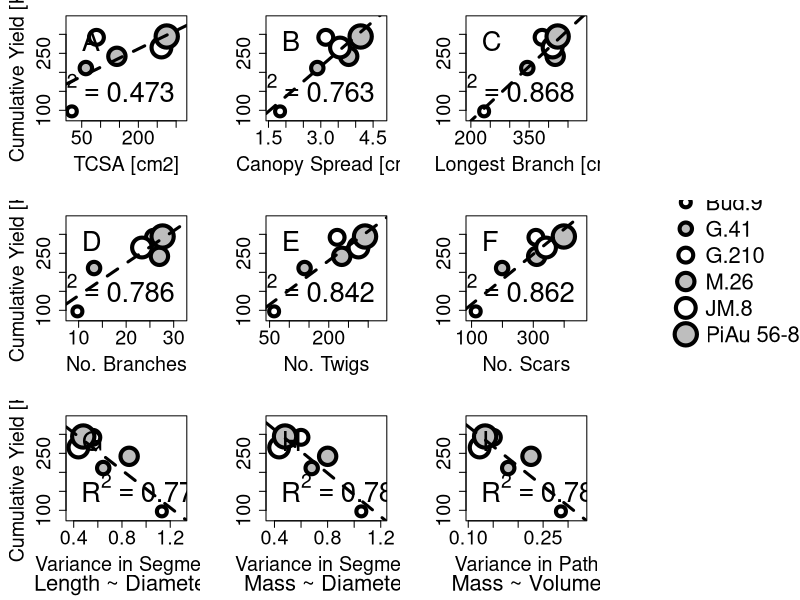
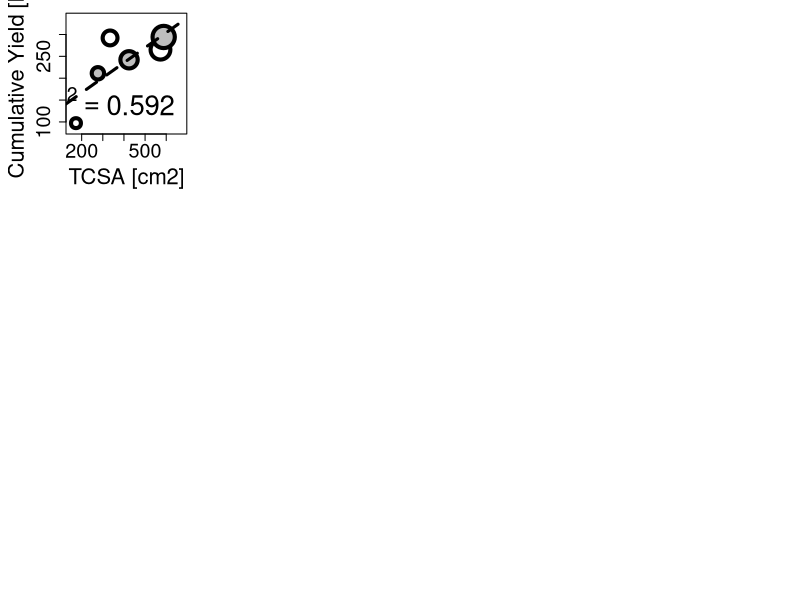

Write R code to recreate these figures, in order. (Note: this script raises an error after producing the figures.)
# This script generates figures for yield ~ morphologies from yield-morph.csv.

gen_fig <- function(x, x_lab, R2, position, letter,
                    y = sig_data$avg_cum_yield, y_lab = ''){
  # generates a yield by morphology plot at rootstock level
  plot(range(min(x) - .15 * min(x), max(x) + .15 * max(x)), 
       range(min(y) - .15 * min(y), max(y) + .15 * max(y)), 
       ylab = y_lab, xlab = x_lab, type = 'n')
  for(rootstock in 1:length(x)){
      points(x[rootstock], y[rootstock],
             cex = (1.5 + .5 * rootstock), pch = 21,  lwd = 4,
             bg = if (rootstock %% 2 == 1) 'white' else 'grey')
  } 
  abline(get_ab(x,y), lwd = 3, lty = 'dashed')
  legend(position, legend=R2, bty='n', cex=2.5) 
  legend("topleft", letter, cex=2.5, bty="n", x.intersp=0, inset=-0.075) 
    # set inset = -0.125 for morph-yield-figs, = -0.075 for std-yield-cov) 
}

insert_blank <- function(){
  plot(range(0,1), range(0,1), bty='n', main = '', xaxt='n', yaxt='n', xlab='', ylab='', type ='n')
}

insert_legend <- function(){
  insert_blank()
  par(xpd=T)
  legend('left', bty = 'n', cex = 2, pt.lwd = 4,
         legend = c('Bud.9', 'G.41', 'G.210', 'M.26', 'JM.8', 'PiAu 56-83'), 
         pch = 21, pt.bg = c('white', 'grey', 'white', 'grey', 'white', 'grey'),
         pt.cex = c(2, 2.5, 3, 3.5, 4, 4.5)
  )
  par(xpd=F)
}

get_ab <- function(x, y){
  test <- lm(y~x)
  print(summary(test)$r.squared)
  return(test$coef)
}

sig_data <- read.csv('yield-morph.csv')

TCSA <- pi*(sig_data$avg_trunk_diam/20)^2
 
### FIG 2
pdf(file="morph-yield.pdf", width= 12, height=9, family="Helvetica", 
    pointsize=14)
par(mfrow= c(3,4), mar = c(6,5,1.2,1),  oma = c(0,0,0,0), 
    cex.lab = 1.8, cex.axis = 1.8)
gen_fig(TCSA, 'TCSA [cm2]', 
        expression(R^2 == 0.473), 'bottomright', 'A',
        y_lab = 'Cumulative Yield [Kg]')
gen_fig(sig_data$avg_canopy_spread, 'Canopy Spread [cm]', 
        expression(R^2 == 0.763), 'bottomright', 'B')
gen_fig(sig_data$avg_max_path, 'Longest Branch [cm]',
        expression(R^2 == 0.868), 'bottomright', 'C')
insert_blank()
gen_fig(sig_data$avg_no_branches, 'No. Branches',
        expression(R^2 == 0.786), 'bottomright', 'D',
        y_lab = 'Cumulative Yield [Kg]')
gen_fig(sig_data$avg_no_twigs, 'No. Twigs',
        expression(R^2 == 0.842), 'bottomright', 'E')
gen_fig(sig_data$avg_no_scars, 'No. Scars',
        expression(R^2 == 0.862), 'bottomright', 'F')
insert_legend()
gen_fig(sig_data$expr_L_D_seg, 'Variance in Segment',
        expression(R^2 == 0.777), 'bottom', 'G',
        y_lab = 'Cumulative Yield [Kg]')
title(sub="Length ~ Diameter ", cex.sub=2, line=4.5)
gen_fig(sig_data$expr_M_D_seg, 'Variance in Segment', 
        expression(R^2 == 0.782), 'bottom', 'H')
title(sub="Mass ~ Diameter", cex.sub=2, line=4.5)
gen_fig(sig_data$expr_M_V_path, 'Variance in Path',
        expression(R^2 == 0.782), 'bottom', 'I')
title(sub="Mass ~ Volume", cex.sub=2, line=4.5) 
dev.off()

png(file="morph-yield.png", width= 12, height=9, units = "in", res = 600,
    pointsize=14)
par(mfrow= c(3,4), mar = c(5,5,1,1),  oma = c(0,0,0,0), 
    cex.lab = 2, cex.axis = 1.8)
gen_fig((sig_data$avg_trunk_diam * pi), 'TCSA [cm2]', 
        expression(R^2 == 0.592), 'bottomright', 
        y_lab = 'Cumulative Yield [Kg]')
gen_fig(sig_data$avg_canopy_spread, 'Canopy Spread [cm]', 
        expression(R^2 == 0.763), 'bottomright')
gen_fig(sig_data$avg_max_path, 'Longest Branch [cm]',
        expression(R^2 == 0.868), 'bottomright')
insert_blank()
gen_fig(sig_data$avg_no_branches, 'No. Branches',
        expression(R^2 == 0.786), 'bottomright',
        y_lab = 'Cumulative Yield [Kg]')
gen_fig(sig_data$avg_no_twigs, 'No. Twigs',
        expression(R^2 == 0.842), 'bottomright')
gen_fig(sig_data$avg_no_scars, 'No. Scars', 
        expression(R^2 == 0.862), 'bottomright')
insert_legend()
gen_fig(sig_data$expr_L_D_seg, 'Segment L~D Var.', 
        expression(R^2 == 0.777), 'bottom', 
        y_lab = 'Cumulative Yield [Kg]')
gen_fig(sig_data$expr_M_D_seg, 'Segment M~D Var.',
        expression(R^2 == 0.782), 'bottom')
gen_fig(sig_data$expr_M_V_path, 'Path M~V Variance',
        expression(R^2 == 0.782), 'bottom')
dev.off()


### COVARIATION

pdf(file="std-yield-cov.pdf", width=7, height=9, family="Helvetica", 
    pointsize=14)
par(mfrow= c(3,2), mar = c(6,5,1.2,1), 
    cex.lab = 1.8, cex.axis = 1.8)
gen_fig((sig_data$avg_cum_yield/sig_data$avg_canopy_spread), 'Yield per Area', 
        expression(R^2 == 0.010), 'bottomright', 'A',
        y = sig_data$avg_cum_yield/TCSA, y_lab = 'Yield Efficiency')
insert_blank()
gen_fig((sig_data$avg_cum_yield/sig_data$avg_max_path), 'Yield per Max Length', 
        expression(R^2 == 0.239), 'bottomright', 'B',
        y = TCSA, y_lab = 'Yield Efficiency')
insert_legend()
gen_fig((sig_data$avg_cum_yield/sig_data$avg_max_path), 'Yield per Max Length', 
        expression(R^2 == 0.839), 'bottomright', 'C',
        y = (sig_data$avg_cum_yield/sig_data$avg_canopy_spread), 
        y_lab = 'Yield per Area')
dev.off()
